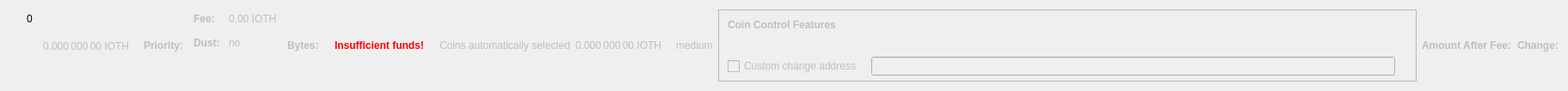
    <widget class="QWidget" name="dummyHideWidget" native="true">
     <property name="maximumSize">
      <size>
       <width>100</width>
       <height>22</height>
      </size>
     </property>
     <layout class="QHBoxLayout" name="dummyHideLayout">
      <item>
       <layout class="QFormLayout" name="formLayoutCoinControl1">
        <property name="horizontalSpacing">
         <number>10</number>
        </property>
        <property name="verticalSpacing">
         <number>14</number>
        </property>
        <property name="leftMargin">
         <number>10</number>
        </property>
        <property name="topMargin">
         <number>4</number>
        </property>
        <property name="rightMargin">
         <number>6</number>
        </property>
        <item row="0" column="1">
         <widget class="QLabel" name="labelCoinControlBytes">
          <property name="cursor">
           <cursorShape>IBeamCursor</cursorShape>
          </property>
          <property name="contextMenuPolicy">
           <enum>Qt::ActionsContextMenu</enum>
          </property>
          <property name="text">
           <string notr="true">0</string>
          </property>
          <property name="textInteractionFlags">
           <set>Qt::LinksAccessibleByMouse|Qt::TextSelectableByKeyboard|Qt::TextSelectableByMouse</set>
          </property>
         </widget>
        </item>
       </layout>
      </item>
      <item>
       <widget class="QLabel" name="labelCoinControlAfterFee">
        <property name="enabled">
         <bool>false</bool>
        </property>
        <property name="sizePolicy">
         <sizepolicy hsizetype="Fixed" vsizetype="Fixed">
          <horstretch>0</horstretch>
          <verstretch>0</verstretch>
         </sizepolicy>
        </property>
        <property name="minimumSize">
         <size>
          <width>111</width>
          <height>12</height>
         </size>
        </property>
        <property name="maximumSize">
         <size>
          <width>111</width>
          <height>12</height>
         </size>
        </property>
        <property name="cursor">
         <cursorShape>IBeamCursor</cursorShape>
        </property>
        <property name="contextMenuPolicy">
         <enum>Qt::ActionsContextMenu</enum>
        </property>
        <property name="text">
         <string notr="true">0.000 000 00 IOTH</string>
        </property>
        <property name="textInteractionFlags">
         <set>Qt::LinksAccessibleByMouse|Qt::TextSelectableByKeyboard|Qt::TextSelectableByMouse</set>
        </property>
       </widget>
      </item>
      <item>
       <widget class="QLabel" name="labelCoinControlPriorityText">
        <property name="enabled">
         <bool>false</bool>
        </property>
        <property name="font">
         <font>
          <weight>75</weight>
          <bold>true</bold>
         </font>
        </property>
        <property name="text">
         <string>Priority:</string>
        </property>
       </widget>
      </item>
      <item>
       <layout class="QHBoxLayout" name="horizontalLayout"/>
      </item>
      <item>
       <layout class="QFormLayout" name="formLayoutCoinControl3">
        <property name="horizontalSpacing">
         <number>10</number>
        </property>
        <property name="verticalSpacing">
         <number>14</number>
        </property>
        <property name="leftMargin">
         <number>6</number>
        </property>
        <property name="topMargin">
         <number>4</number>
        </property>
        <property name="rightMargin">
         <number>6</number>
        </property>
        <item row="0" column="0">
         <widget class="QLabel" name="labelCoinControlFeeText">
          <property name="enabled">
           <bool>false</bool>
          </property>
          <property name="font">
           <font>
            <weight>75</weight>
            <bold>true</bold>
           </font>
          </property>
          <property name="text">
           <string>Fee:</string>
          </property>
          <property name="margin">
           <number>0</number>
          </property>
         </widget>
        </item>
        <item row="0" column="1">
         <widget class="QLabel" name="labelCoinControlFee">
          <property name="enabled">
           <bool>false</bool>
          </property>
          <property name="cursor">
           <cursorShape>IBeamCursor</cursorShape>
          </property>
          <property name="contextMenuPolicy">
           <enum>Qt::ActionsContextMenu</enum>
          </property>
          <property name="text">
           <string notr="true">0.00 IOTH</string>
          </property>
          <property name="textInteractionFlags">
           <set>Qt::LinksAccessibleByMouse|Qt::TextSelectableByKeyboard|Qt::TextSelectableByMouse</set>
          </property>
         </widget>
        </item>
        <item row="1" column="0">
         <widget class="QLabel" name="labelCoinControlLowOutputText">
          <property name="enabled">
           <bool>false</bool>
          </property>
          <property name="font">
           <font>
            <weight>75</weight>
            <bold>true</bold>
           </font>
          </property>
          <property name="text">
           <string>Dust:</string>
          </property>
         </widget>
        </item>
        <item row="1" column="1">
         <widget class="QLabel" name="labelCoinControlLowOutput">
          <property name="enabled">
           <bool>false</bool>
          </property>
          <property name="cursor">
           <cursorShape>IBeamCursor</cursorShape>
          </property>
          <property name="contextMenuPolicy">
           <enum>Qt::ActionsContextMenu</enum>
          </property>
          <property name="text">
           <string>no</string>
          </property>
          <property name="textInteractionFlags">
           <set>Qt::LinksAccessibleByMouse|Qt::TextSelectableByKeyboard|Qt::TextSelectableByMouse</set>
          </property>
         </widget>
        </item>
       </layout>
      </item>
      <item>
       <widget class="QLabel" name="labelCoinControlBytesText">
        <property name="enabled">
         <bool>false</bool>
        </property>
        <property name="font">
         <font>
          <weight>75</weight>
          <bold>true</bold>
         </font>
        </property>
        <property name="text">
         <string>Bytes:</string>
        </property>
       </widget>
      </item>
      <item>
       <layout class="QFormLayout" name="formLayoutCoinControl2">
        <property name="horizontalSpacing">
         <number>10</number>
        </property>
        <property name="verticalSpacing">
         <number>14</number>
        </property>
        <property name="leftMargin">
         <number>6</number>
        </property>
        <property name="topMargin">
         <number>4</number>
        </property>
        <property name="rightMargin">
         <number>6</number>
        </property>
       </layout>
      </item>
      <item>
       <layout class="QHBoxLayout" name="horizontalLayoutCoinControl2">
        <property name="spacing">
         <number>8</number>
        </property>
        <property name="bottomMargin">
         <number>10</number>
        </property>
       </layout>
      </item>
      <item>
       <widget class="QLabel" name="labelCoinControlInsuffFunds">
        <property name="enabled">
         <bool>false</bool>
        </property>
        <property name="minimumSize">
         <size>
          <width>0</width>
          <height>0</height>
         </size>
        </property>
        <property name="font">
         <font>
          <weight>75</weight>
          <bold>true</bold>
         </font>
        </property>
        <property name="styleSheet">
         <string notr="true">color:red;font-weight:bold;</string>
        </property>
        <property name="text">
         <string>Insufficient funds!</string>
        </property>
        <property name="margin">
         <number>5</number>
        </property>
       </widget>
      </item>
      <item>
       <layout class="QFormLayout" name="formLayoutCoinControl4">
        <property name="horizontalSpacing">
         <number>10</number>
        </property>
        <property name="verticalSpacing">
         <number>14</number>
        </property>
        <property name="leftMargin">
         <number>6</number>
        </property>
        <property name="topMargin">
         <number>4</number>
        </property>
        <property name="rightMargin">
         <number>6</number>
        </property>
       </layout>
      </item>
      <item>
       <widget class="QLabel" name="labelCoinControlAutomaticallySelected">
        <property name="enabled">
         <bool>false</bool>
        </property>
        <property name="sizePolicy">
         <sizepolicy hsizetype="Fixed" vsizetype="Fixed">
          <horstretch>0</horstretch>
          <verstretch>0</verstretch>
         </sizepolicy>
        </property>
        <property name="minimumSize">
         <size>
          <width>0</width>
          <height>0</height>
         </size>
        </property>
        <property name="maximumSize">
         <size>
          <width>240</width>
          <height>16777215</height>
         </size>
        </property>
        <property name="text">
         <string>Coins automatically selected</string>
        </property>
        <property name="margin">
         <number>5</number>
        </property>
       </widget>
      </item>
      <item>
       <widget class="QLabel" name="labelCoinControlChange">
        <property name="enabled">
         <bool>false</bool>
        </property>
        <property name="sizePolicy">
         <sizepolicy hsizetype="Fixed" vsizetype="Fixed">
          <horstretch>0</horstretch>
          <verstretch>0</verstretch>
         </sizepolicy>
        </property>
        <property name="minimumSize">
         <size>
          <width>111</width>
          <height>0</height>
         </size>
        </property>
        <property name="maximumSize">
         <size>
          <width>111</width>
          <height>16777215</height>
         </size>
        </property>
        <property name="cursor">
         <cursorShape>IBeamCursor</cursorShape>
        </property>
        <property name="contextMenuPolicy">
         <enum>Qt::ActionsContextMenu</enum>
        </property>
        <property name="text">
         <string notr="true">0.000 000 00 IOTH</string>
        </property>
        <property name="textInteractionFlags">
         <set>Qt::LinksAccessibleByMouse|Qt::TextSelectableByKeyboard|Qt::TextSelectableByMouse</set>
        </property>
       </widget>
      </item>
      <item>
       <widget class="QLabel" name="labelCoinControlPriority">
        <property name="enabled">
         <bool>false</bool>
        </property>
        <property name="cursor">
         <cursorShape>IBeamCursor</cursorShape>
        </property>
        <property name="contextMenuPolicy">
         <enum>Qt::ActionsContextMenu</enum>
        </property>
        <property name="text">
         <string>medium</string>
        </property>
        <property name="textInteractionFlags">
         <set>Qt::LinksAccessibleByMouse|Qt::TextSelectableByKeyboard|Qt::TextSelectableByMouse</set>
        </property>
       </widget>
      </item>
      <item>
       <widget class="QFrame" name="frameCoinControl">
        <property name="sizePolicy">
         <sizepolicy hsizetype="Expanding" vsizetype="Expanding">
          <horstretch>0</horstretch>
          <verstretch>0</verstretch>
         </sizepolicy>
        </property>
        <property name="maximumSize">
         <size>
          <width>16777215</width>
          <height>16777215</height>
         </size>
        </property>
        <property name="frameShape">
         <enum>QFrame::StyledPanel</enum>
        </property>
        <property name="frameShadow">
         <enum>QFrame::Sunken</enum>
        </property>
        <layout class="QVBoxLayout" name="verticalLayoutCoinControl2_2">
         <property name="spacing">
          <number>0</number>
         </property>
         <property name="leftMargin">
          <number>0</number>
         </property>
         <property name="topMargin">
          <number>0</number>
         </property>
         <property name="rightMargin">
          <number>0</number>
         </property>
         <property name="bottomMargin">
          <number>6</number>
         </property>
         <item>
          <layout class="QVBoxLayout" name="verticalLayoutCoinControl" stretch="0,0,0,1">
           <property name="spacing">
            <number>0</number>
           </property>
           <property name="leftMargin">
            <number>10</number>
           </property>
           <property name="topMargin">
            <number>10</number>
           </property>
           <item>
            <layout class="QHBoxLayout" name="horizontalLayoutCoinControl1">
             <property name="bottomMargin">
              <number>15</number>
             </property>
             <item>
              <widget class="QLabel" name="labelCoinControlFeatures">
               <property name="enabled">
                <bool>false</bool>
               </property>
               <property name="sizePolicy">
                <sizepolicy hsizetype="Preferred" vsizetype="Maximum">
                 <horstretch>0</horstretch>
                 <verstretch>0</verstretch>
                </sizepolicy>
               </property>
               <property name="font">
                <font>
                 <weight>75</weight>
                 <bold>true</bold>
                </font>
               </property>
               <property name="styleSheet">
                <string notr="true">font-weight:bold;</string>
               </property>
               <property name="text">
                <string>Coin Control Features</string>
               </property>
              </widget>
             </item>
            </layout>
           </item>
           <item>
            <widget class="QWidget" name="widgetCoinControl" native="true">
             <property name="sizePolicy">
              <sizepolicy hsizetype="Preferred" vsizetype="Preferred">
               <horstretch>0</horstretch>
               <verstretch>0</verstretch>
              </sizepolicy>
             </property>
             <property name="minimumSize">
              <size>
               <width>0</width>
               <height>0</height>
              </size>
             </property>
             <property name="styleSheet">
              <string notr="true"/>
             </property>
             <layout class="QHBoxLayout" name="horizontalLayoutCoinControl5_2">
              <property name="leftMargin">
               <number>0</number>
              </property>
              <property name="topMargin">
               <number>0</number>
              </property>
              <property name="rightMargin">
               <number>0</number>
              </property>
              <property name="bottomMargin">
               <number>0</number>
              </property>
              <item>
               <layout class="QHBoxLayout" name="horizontalLayoutCoinControl3">
                <property name="spacing">
                 <number>20</number>
                </property>
                <property name="topMargin">
                 <number>0</number>
                </property>
                <property name="bottomMargin">
                 <number>10</number>
                </property>
               </layout>
              </item>
             </layout>
            </widget>
           </item>
           <item>
            <layout class="QHBoxLayout" name="horizontalLayoutCoinControl4" stretch="0,0,0">
             <property name="spacing">
              <number>12</number>
             </property>
             <property name="sizeConstraint">
              <enum>QLayout::SetDefaultConstraint</enum>
             </property>
             <property name="topMargin">
              <number>5</number>
             </property>
             <property name="rightMargin">
              <number>5</number>
             </property>
             <item>
              <widget class="QCheckBox" name="checkBoxCoinControlChange">
               <property name="enabled">
                <bool>false</bool>
               </property>
               <property name="toolTip">
                <string>If this is activated, but the change address is empty or invalid, change will be sent to a newly generated address.</string>
               </property>
               <property name="text">
                <string>Custom change address</string>
               </property>
              </widget>
             </item>
             <item>
              <widget class="QValidatedLineEdit" name="lineEditCoinControlChange">
               <property name="enabled">
                <bool>false</bool>
               </property>
               <property name="sizePolicy">
                <sizepolicy hsizetype="Expanding" vsizetype="Fixed">
                 <horstretch>0</horstretch>
                 <verstretch>0</verstretch>
                </sizepolicy>
               </property>
              </widget>
             </item>
             <item>
              <widget class="QLabel" name="labelCoinControlChangeLabel_2">
               <property name="sizePolicy">
                <sizepolicy hsizetype="Preferred" vsizetype="Expanding">
                 <horstretch>0</horstretch>
                 <verstretch>0</verstretch>
                </sizepolicy>
               </property>
               <property name="minimumSize">
                <size>
                 <width>0</width>
                 <height>0</height>
                </size>
               </property>
               <property name="text">
                <string/>
               </property>
               <property name="margin">
                <number>3</number>
               </property>
              </widget>
             </item>
            </layout>
           </item>
           <item>
            <spacer name="verticalSpacerCoinControl">
             <property name="orientation">
              <enum>Qt::Vertical</enum>
             </property>
             <property name="sizeHint" stdset="0">
              <size>
               <width>800</width>
               <height>1</height>
              </size>
             </property>
            </spacer>
           </item>
          </layout>
         </item>
        </layout>
       </widget>
      </item>
      <item>
       <widget class="QLabel" name="labelCoinControlAfterFeeText">
        <property name="enabled">
         <bool>false</bool>
        </property>
        <property name="minimumSize">
         <size>
          <width>0</width>
          <height>0</height>
         </size>
        </property>
        <property name="maximumSize">
         <size>
          <width>16777215</width>
          <height>16777215</height>
         </size>
        </property>
        <property name="font">
         <font>
          <weight>75</weight>
          <bold>true</bold>
         </font>
        </property>
        <property name="text">
         <string>Amount After Fee:</string>
        </property>
        <property name="alignment">
         <set>Qt::AlignLeading|Qt::AlignLeft|Qt::AlignVCenter</set>
        </property>
        <property name="margin">
         <number>0</number>
        </property>
       </widget>
      </item>
      <item>
       <widget class="QLabel" name="labelCoinControlChangeText">
        <property name="enabled">
         <bool>false</bool>
        </property>
        <property name="sizePolicy">
         <sizepolicy hsizetype="Preferred" vsizetype="Preferred">
          <horstretch>0</horstretch>
          <verstretch>0</verstretch>
         </sizepolicy>
        </property>
        <property name="minimumSize">
         <size>
          <width>0</width>
          <height>0</height>
         </size>
        </property>
        <property name="maximumSize">
         <size>
          <width>16777215</width>
          <height>16777215</height>
         </size>
        </property>
        <property name="font">
         <font>
          <weight>75</weight>
          <bold>true</bold>
         </font>
        </property>
        <property name="text">
         <string>Change:</string>
        </property>
        <property name="alignment">
         <set>Qt::AlignLeading|Qt::AlignLeft|Qt::AlignVCenter</set>
        </property>
       </widget>
      </item>
     </layout>
    </widget>
